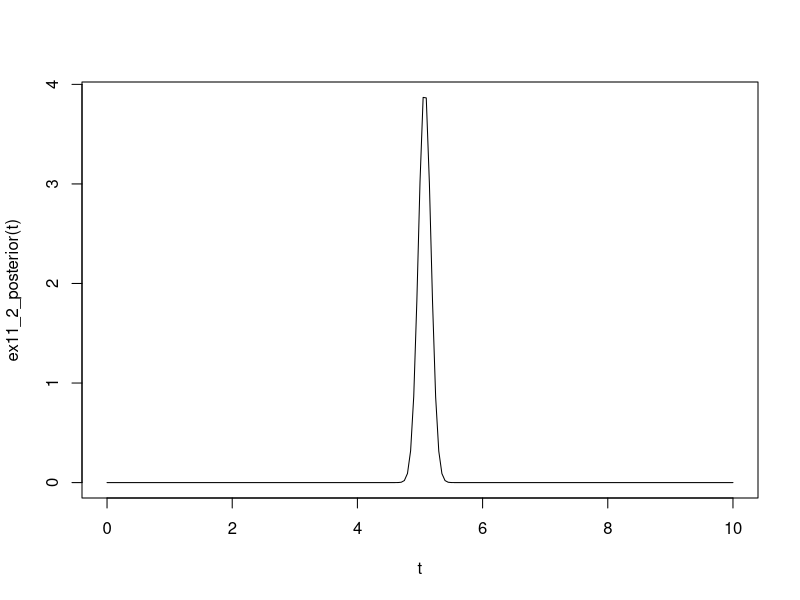
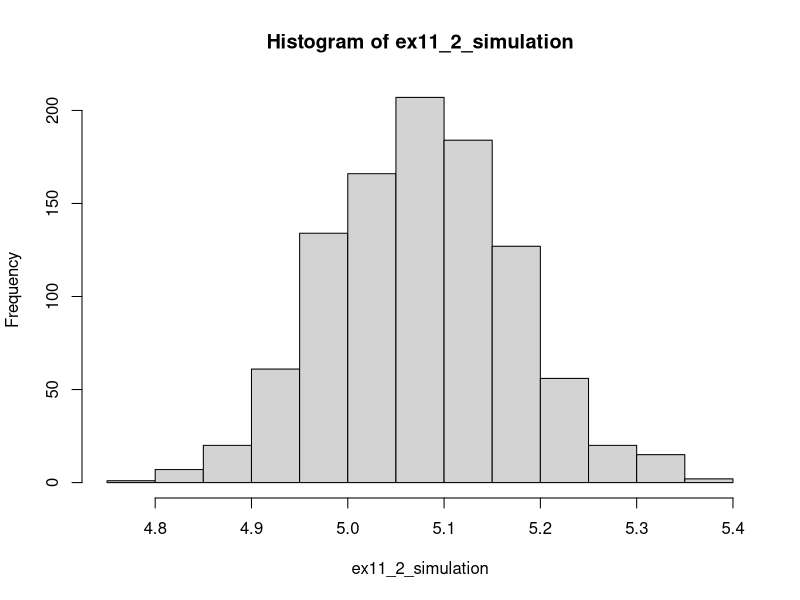

These charts were generated, in order, by the following R code:
## Simulation (11.4)
param_range <- c(0,1)
prior <- function(x) 1
lhood <- function(x, p) dbinom(x, 1, p)


posterior <- function(x, data) {
    ans <- vector("double", length(x))
    for (i in seq_along(x)) {
        ans[i] <- prior(x[i]) * prod(lhood(data, x[i]))
    }
    ans
}


data <- c(1, 0, 0, 1, 0, 0, 1)

est_mean <- integrate(function (x) x*posterior(x, data), 0, 1)$value / integrate(function (x) posterior(x, data), 0, 1)$value

exact_mean <- (sum(data) + 1) / (length(data) + 2)

phi <- function(x) log(x / (1-x))

est_phi_mean <- integrate(function(x) phi(x) * posterior(x, data), 0, 1)$value /  integrate(function (x) posterior(x, data), 0, 1)$value


## This disagrees with Wasserman's answer in Example 11.3 because he dropped an exp(phi) from the numerator of the derivative.
exact_phi_dist <- function(x) dbeta(exp(x)/(1+exp(x)), sum(data) + 2, length(data) - sum(data) + 2)

exact_phi_mean <- integrate(function(x) x * exact_phi_dist(x), -100, 100)$value / integrate(exact_phi_dist, -100, 100)$value


## Ex 11.2
ex11_2 <- rnorm(100, 5, 1)

## Take f(mu) = 1 and find the posterior density.
ex11_2_posterior <- function(mu) {
    n <- length(ex11_2)
    xbar <- mean(ex11_2)
    sqrt(n/(2*pi)) * exp(-n/2*(mu - xbar)^2)
}

t <- seq(0, 10, by=0.05)
plot(t, ex11_2_posterior(t), 'l')

# Similar
ex11_2_simulation <- rnorm(1000, mean(ex11_2), 1/sqrt(length(ex11_2)))
hist(ex11_2_simulation)

# d) Find posterior density for exp(mu)

ex11_2_exp_density <- function(t) {
    ans <- vector("double", length(t))
    for (i in seq_along(t)) {
        ans[i] <- 1/ t[i] * prod(1/ex11_2 * exp(-(exp(ex11_2) - t[i])^2/ 2))
    }
    ans
}
